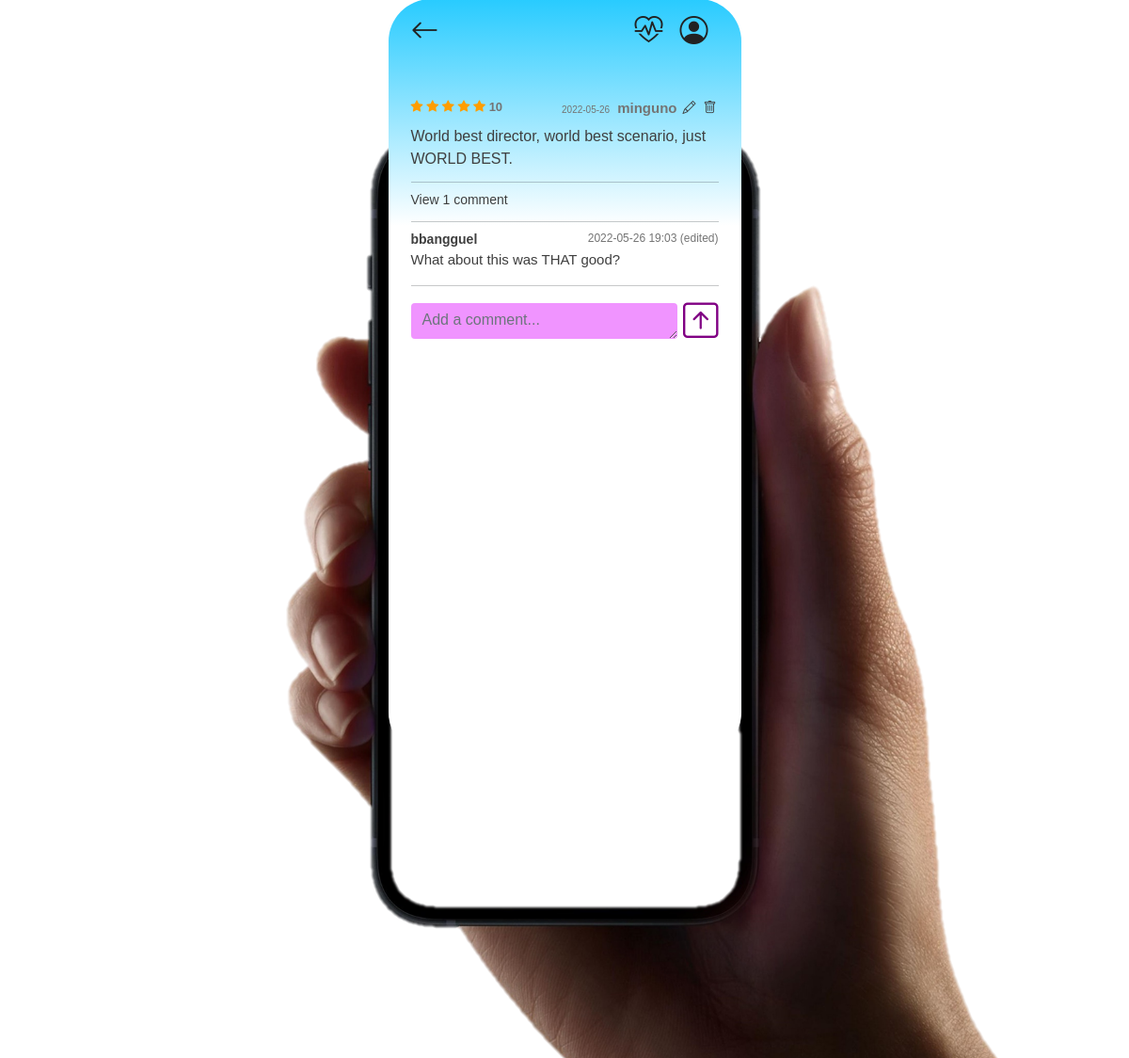
/movies/read/2/ (signed in), run on the app's committed database.
### movies/models.py (models this page shows)
class Review(models.Model):
    movie = models.ForeignKey(Movie, on_delete=models.CASCADE)
    content = models.TextField()
    created_at = models.DateTimeField(auto_now_add=True)
    updated_at = models.DateTimeField(auto_now=True)
    user = models.ForeignKey(settings.AUTH_USER_MODEL, on_delete=models.CASCADE)
    score = models.IntegerField()
    like_users = models.ManyToManyField(settings.AUTH_USER_MODEL, related_name='like_reviews')

class Comment(models.Model):
    review = models.ForeignKey(Review, on_delete=models.CASCADE, related_name = 'comments')
    content = models.TextField()
    created_at = models.DateTimeField(auto_now_add=True)
    updated_at = models.DateTimeField(auto_now=True)
    user = models.ForeignKey(settings.AUTH_USER_MODEL, on_delete=models.CASCADE )

### accounts/models.py (models this page shows)
class User(AbstractUser):
    followings = models.ManyToManyField('self', symmetrical=False, related_name='followers')
    nickname = models.CharField(null=True, max_length=10)
    image = models.ImageField(null=True, blank=True)

### movies/views.py (the view)
# urls.py: path('read/<str:review_pk>/', views.read, name='read'),
@login_required
def read(request, review_pk):
    review = get_object_or_404(Review, pk=review_pk)
    if request.method == 'POST':
        comment_form = CommentForm(request.POST)
        if comment_form.is_valid():
            comment = comment_form.save(commit=False)
            comment.review = review
            comment.user = request.user
            comment.save()
            return redirect('movies:read', review.pk)
    else:
        comment_form = CommentForm()
    context = {
        'review': review,
        'review_pk': review_pk,
        'comment_form' : comment_form,
        'review' : review,
        'comments' : review.comments.all(),
    }
    return render(request, 'movies/read.html', context)

### movies/forms.py
class CommentForm(forms.ModelForm):
    content = forms.CharField(
        label='',
        widget=forms.Textarea(
            attrs = {
                'class': 'form-control',
                'maxlength': 100,
                'placeholder': 'Add a comment...',
            }
        )
    )
    class Meta:
        model = Comment
        exclude = ('review', 'user', )

### movies/templates/movies/read.html (shortened to what this page needs)
{% extends 'base.html' %}
{% block content %}
  <div class="p-4" style="flex:1;">
    <div class="review-section mt-4">
      <div class="d-flex justify-content-between">
        <div class="review-score">
          {% if review.score == 1 %}
            <i class="bi bi-star-half"></i>
            <i class="bi bi-star"></i>
            <i class="bi bi-star"></i>
            <i class="bi bi-star"></i>
            <i class="bi bi-star"></i>
            {{ review.score }}
          {% else %}
            <i class="bi bi-star-fill"></i>
            <i class="bi bi-star-fill"></i>
            <i class="bi bi-star-fill"></i>
            <i class="bi bi-star-fill"></i>
            <i class="bi bi-star-fill"></i>
            {{ review.score }}
          {% endif %}
        </div>
        <div>
          <div class="d-flex align-items-baseline">
            <div class="review-created me-2">
              {{ review.updated_at|date:"Y-m-d" }}
            </div>
            <div class="review-writer d-flex">
              {{ review.user.nickname }}
              {% if request.user == review.user %}
                <a href="{% url 'movies:update' review_pk %}">
                  <button class="button btn-color"><i class="bi bi-pencil"></i></button>
                </a>
                <form action="{% url 'movies:delete' review_pk %}" method="POST">
                  <button class="button btn-color"><i class="bi bi-trash"></i></button>
                </form>
              {% endif %}
            </div>
          </div>
        </div>
      </div>
      <div class="review-content">{{ review.content }}</div>
    </div>
    <hr>
    {% if comments|length %}
      {% if comments|length == 1 %}
        <div class="comments">View {{ comments|length }} comment</div>
        <hr>
      {% else %}
        <div class="comments">View all {{ comments|length }} comments</div>
        <hr>
      {% endif %}
    {% else %}
      <div class="comments">0 comment</div>
    {% endif %}
    {% for comment in comments %}
      <div class="area mb-3">
        <div class="d-flex justify-content-between" >
          <div style="font-weight: bold; font-size: 14px; color: #3F3F3F;">{{ comment.user.nickname }}</div>
          <div style="font-size: 12px; color: #747474;" class="d-flex">
            {{ comment.updated_at|date:"Y-m-d H:i" }}
            {% if comment.created_at != comment.updated_at %}
              (edited)
            {% endif %}
          </div>
        </div>
        <div style="color: #3F3F3F; font-size: 15px;">{{ comment.content }}</div>
      </div>
    {% endfor %}
    <div class="sticky">
      {% if request.user.is_authenticated %}
        <hr>
        <form action="{% url 'movies:read' review.pk %}" method="POST">
          <div class="d-flex justify-content-between align-items-center">
            <div>
              {{ comment_form }}
            </div>
            <button class="button comment-create"><i class="bi bi-arrow-up-square"></i></button>
          </div>
        </form>
      {% endif %}
    </div>
  </div>
{% endblock content %}

### static/style.css (style rules this page uses)
body { font-family: Helvetica, sans-serif; }
.button { background: none !important; border: none !important; color: #800083 !important; font-size: 14px; text-decoration: none !important; }
a, a:focus, a:active, a:hover { text-decoration: none !important; }
.bi-star-half, .bi-star-fill, .bi-star { color: rgb(255, 157, 0); }
.comments { color: #3F3F3F; font-size: 14px; }
textarea { height: 85px !important; border: none !important; outline: none !important; background-color: #F094FF !important; }

### data on the page
Review: score "10", updated_at "2022-05-26", user.nickname "minguno", content "World best director, world best scenario, just WORLD BEST."
Comment: user.nickname "bbangguel", updated_at "2022-05-26 19:03", shows "(edited)", content "What about this was THAT good?"

### other printed values
{{ comments|length }} "1"
